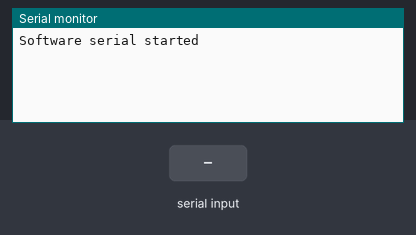
A sketch run on a simulated Arduino Uno, built with avr-gcc and run on an emulated ATmega328P. On the bench: the last lines printed to the serial monitor. Inputs (shaded band) come from the test bench.

Above: at 3.2 s.
3.3 s: "B\n" received over Serial
At 3.7 s:
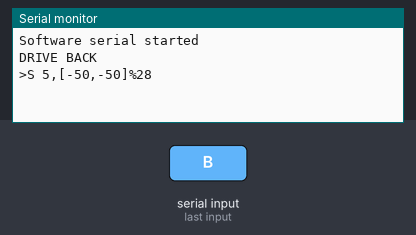
4.8 s: byte 113 ('q') received over Serial
At 5.61 s:
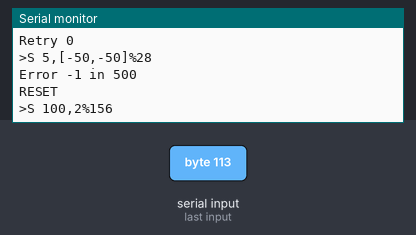
6.8 s: byte 100 ('d') received over Serial
At 7.62 s:
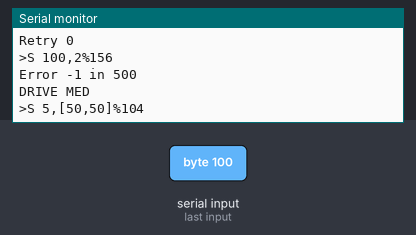
8.8 s: byte 108 ('l') received over Serial
At 9.63 s:
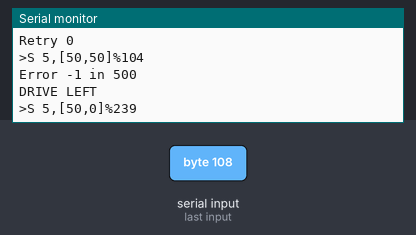
10.8 s: byte 114 ('r') received over Serial
At 11.63 s:
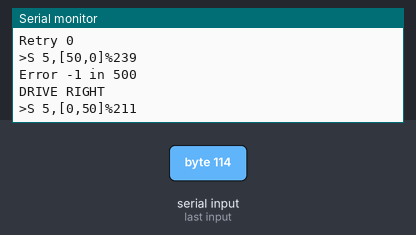
12.8 s: byte 104 ('h') received over Serial
At 13.64 s:
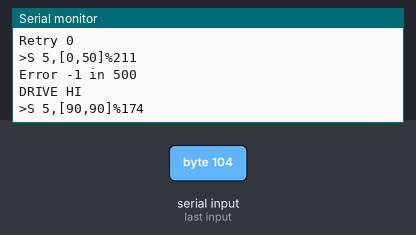
Timing chart, 0 to 15.8 s (numbered marks = the images above; inputs shaded):
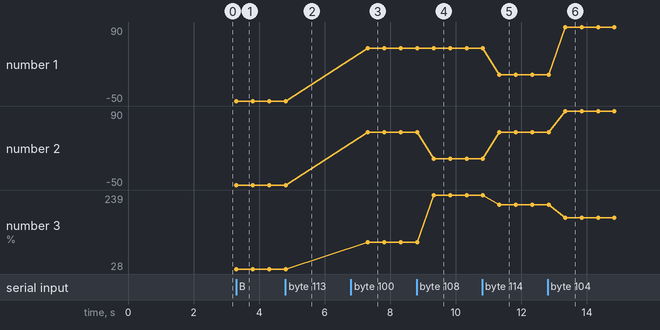

Measured:
- after the input at 3.3 s, the serial monitor: prints a new line at once (image 1)
- after the input at 4.8 s, the serial monitor: prints a new line after 0.51 s (image 2)
- after the input at 6.8 s, the serial monitor: prints a new line after 0.51 s (image 3)
- after the input at 8.8 s, the serial monitor: prints a new line after 0.52 s (image 4)
- after the input at 10.8 s, the serial monitor: prints a new line after 0.53 s (image 5)
- after the input at 12.8 s, the serial monitor: prints a new line after 0.53 s (image 6)
- plotted number 1: -50 → 50 after the input at 6.8 s, 0 → 90 after the input at 12.8 s
- plotted number 2: -50 → 50 after the input at 6.8 s, 50 → 90 after the input at 12.8 s

The sketch:

swsertest.ino
```cpp
#include "comm_mgr.h"


CommManager cmgr;
boolean checkalr=false;

void checkAlarm() {
  while(cmgr.Get(9)==0) { // alarm
    int n=cmgr.GetResultCnt();
    if(n) {
      const int16_t *va=cmgr.GetResultVal();
      Serial.print("ALR :");

      for(int i=0; i<n; i++) {
        Serial.print(va[i]);
        Serial.print(" ");
      }
      Serial.print(" in ");
      Serial.println(cmgr.GetLastTimeMs());
    } else break; // no more alarms
  }
}

void doCmd() {
  if(Serial.available()) {
      char c = Serial.read();
      int16_t vals[2];
      int16_t nvals=0;
      int16_t reg=0;
      boolean doSet=true;

      switch(c) {
        case 'q' :
        case 'Q' : // reset
          Serial.println("RESET");
          reg=100;
          nvals=1;
          vals[0]=2;
          break;
        case 'd' :
        case 'D' : // drive
          Serial.println("DRIVE MED");
          reg=5;
          nvals=2;
          vals[0]=vals[1]=50;
          break;
        case 'b' :
        case 'B' : // drive back
          Serial.println("DRIVE BACK");
          reg=5;
          nvals=2;
          vals[0]=vals[1]=-50;
          break;
        case 'l' :
        case 'L' : // drive
          Serial.println("DRIVE LEFT");
          reg=5;
          nvals=2;
          vals[0]=50;
          vals[1]=0;
          break;
        case 'r' :
        case 'R' : // drive
          Serial.println("DRIVE RIGHT");
          reg=5;
          nvals=2;
          vals[0]=0;
          vals[1]=50;
          break;
        case 'h' :
        case 'H' : // drive
          Serial.println("DRIVE HI");
          reg=5;
          nvals=2;
          vals[0]=vals[1]=90;
          break;
         case 's' :
        case 'S' : // drive
          Serial.println("DRIVE STOP");
          reg=5;
          nvals=2;
          vals[0]=vals[1]=0;
          break;
        case '1' :
        case '2' :
        case '3' :
        case '4' :
          Serial.println("GET");
          reg=c-'0';
          doSet=false;
          break;
        case 'a' :
          Serial.println("GET ENC");
          reg=10;
          doSet=false;
          break;
        case 'n' :
          Serial.println("GET NSENS");
          reg=101;
          doSet=false;
          break;
        case '@':
          checkalr=!checkalr;
          Serial.print("ALR ");
          Serial.println(checkalr);
        default:;
      }
      if(reg) {
        int resp;
        if(doSet) resp=cmgr.Set(reg, vals, nvals);
        else resp=cmgr.Get(reg);
        if(resp!=0) {
          Serial.print("Error ");
          Serial.print(resp);
        }
        else if(!doSet) {
            int n=cmgr.GetResultCnt();
            const int16_t *va=cmgr.GetResultVal();
            Serial.print(n);
            Serial.print(" : ");

            for(int i=0; i<n; i++) {
              Serial.print(va[i]);
              Serial.print(" ");
          }
        }
        Serial.print(" in ");
        Serial.println(cmgr.GetLastTimeMs());
      }
    }
}
uint32_t t;

void setup() {
  delay(2000);
  Serial.begin(115200);
  cmgr.Init();
  t=millis();
}


void loop() {
  //int resp;

  if(millis()-t > 10000) {
    if(checkalr)
      checkAlarm();
    t=millis();
  }

  doCmd();

}
```

comm_mgr.cpp
```cpp
#include <Arduino.h>
#include <SoftwareSerial.h>
#include "comm_mgr.h"

// enum RetCodes { CM_RC_OK=0, CM_RC_FAIL_CRC=-2, CM_RC_FAIL_BADSYN=-10, CM_RC_FAIL_BADCMD=-11, CM_RC_FAIL_BADREG=-12, CM_RC_FAIL_TOOMANYVALS=-13 };

void itoa(int n, char s[]);
void ltoa(int32_t n, char s[]);

inline void itoa_cat(int n, char s[]) { itoa(n, s+strlen(s)); }
inline void ltoa_cat(int n, char s[]) { ltoa(n, s+strlen(s)); }

SoftwareSerial swSer(12, 13, false, 256);

int CommManager::GetResultCnt() {
  return vcnt;
}

const int16_t *CommManager::GetResultVal() {
  return val;
}

uint32_t CommManager::GetLastTimeMs() {
  return tmo;
}

void CommManager::Init(uint32_t comm_speed, int16_t timeout) {
  bytes = 0;
  buf[bytes] = 0;
  this->timeout=timeout;
  swSer.begin(comm_speed);
  while (swSer.available() > 0)  swSer.read();
  Serial.println("\nSoftware serial started");
}

int CommManager::Get(uint16_t reg) {
  if(reg==0) return -7;
  strcpy(snd_buf, "G ");
  itoa_cat(reg, snd_buf);
  return CommandRetr(snd_buf);
}

int CommManager::Set(uint16_t reg, int16_t *va, uint16_t nval)
{
  if(reg==0 || NULL==va || nval==0) return -7;
  strcpy(snd_buf, "S ");
  itoa_cat(reg, snd_buf);
  strcat(snd_buf, ",");
  if(nval==1) itoa_cat(*va, snd_buf);
  else {
    strcat(snd_buf, "[");
    for(uint8_t i=0; i<nval; i++) {
      itoa_cat(va[i], snd_buf);
      if(i<nval-1) strcat(snd_buf, ",");
    }
    strcat(snd_buf, "]");
  }
  return CommandRetr(snd_buf);
}

int CommManager::CommandRetr(char *cmd, uint16_t nretr)
{
  int rc=0;
  while((rc=Command(cmd)) && nretr--) {
      yield();
      Serial.print("Retry "); Serial.println(nretr);
  }
  return rc;
}

int CommManager::Command(char *cmd)
{
  if(NULL!=cmd) strcpy(buf, cmd);
  strcat(buf, "%");
  itoa_cat(CRC(), buf);
  Serial.print(">");
  Serial.println(buf);
  while (swSer.available() > 0)  swSer.read();
  swSer.println(buf);
  long t=millis();
  boolean res=false;
  resp_val=-100;
  bytes=0;
  buf[bytes]=0;
  vcnt=0;
  while (!res && millis()<t+timeout && bytes<CM_BUF_SIZE) // WRAPAROUND!!!
  {
    while(!res && swSer.available())
    {
      buf[bytes] = swSer.read();
      if (buf[bytes] == 10 || buf[bytes] == 13)
      {
        if (bytes > 0) {
          buf[bytes]=0;
        }
        res=true;
     }
      else
        bytes++;
    }
    if(!res) yield();
  }

  tmo=millis()-t;

  if(bytes>=CM_BUF_SIZE) {
    //Serial.println("OVERFLOW");
    bytes=0; //overflow, probably caused hang up at start...
    buf[bytes]=0;
    return -2;
  }

  if(!res) {
    //Serial.println("TIMEOUT");
    return -1;
  }


  Serial.print("<");
  Serial.println(buf);

  uint8_t crc=CRC();

  if(buf[pos]=='%') {
    pos++;
    while(isspace(buf[pos])) pos++;
    uint8_t mcrc=(uint8_t)ReadInt();
    if(crc!=mcrc) {
      //Serial.println("CRC FAIL");
      return -3;
    }
  }
  pos=0;
  while(isspace(buf[pos])) pos++;
  if(buf[pos]!='R') {
    //Serial.println("SYNTAX FAIL");
    return -7;
  }
  pos++;

  while(isspace(buf[pos]) || buf[pos]==',' ) pos++;

  if(!buf[pos]) {
    //Serial.println("SYNTAX FAIL");
    return -7;
  }

  resp_val = ReadInt();

  if(resp_val) {
    //Serial.println("BAD CODE");
    return -6;
  }

  while(isspace(buf[pos]) || buf[pos]==',' ) pos++;

  if(buf[pos]=='[') {
    // array
    vcnt=0;
    pos++;
    while(1) {
        while(isspace(buf[pos])) pos++;
        if(!buf[pos]) {
          //Serial.println("SYNTAX FAIL");
          return -7;
        }
        if(buf[pos]==']') break;
        val[vcnt]=ReadInt(); // add to array
        vcnt++;
        if(vcnt>CM_NVAL) {
          // too many vals
          //Serial.println("SYNTAX FAIL");
          return -7;
        }
        while(isspace(buf[pos])) pos++;
        if(buf[pos]==',') pos++;
    }
  } else {
    vcnt=1;
    val[0]=ReadInt();
  }

  //Serial.print("OK (");
  //Serial.print(millis()-t);
  //Serial.println(" ms) ");

  return 0;
}


int16_t CommManager::ReadInt() {
  int16_t val=0;
  boolean sign=false;
  while(isspace(buf[pos])) pos++;
  if(buf[pos]=='+') pos++;
  else if(buf[pos]=='-') {
    sign=true;
    pos++;
  }
  while (isdigit(buf[pos]))
  {
    val *= 10;
    val += buf[pos] - '0';
    pos++;
  }
  if(sign) val=-val;
  return val;
}

uint8_t CommManager::CRC()
{
  uint8_t crc=0, i;
  pos=0;
  while(buf[pos] && buf[pos]!='%')
    {
      crc = crc ^ buf[pos];
      for (i=0; i<8; i++) {
        if (crc & 1) {
            crc = (crc >> 1) ^0x8c;
        }
        else {
            crc = (crc >> 1);
        }
      }
      pos++;
    }
  return crc;
}


/* reverse:  reverse string s in place */
 void reverse(char s[])
 {
     int i, j;
     char c;

     for (i = 0, j = strlen(s)-1; i<j; i++, j--) {
         c = s[i];
         s[i] = s[j];
         s[j] = c;
     }
}

/* itoa:  convert n to characters in s */
void itoa(int n, char s[])
 {
     int i, sign;

     if ((sign = n) < 0)  /* record sign */
         n = -n;          /* make n positive */
     i = 0;
     do {       /* generate digits in reverse order */
         s[i++] = n % 10 + '0';   /* get next digit */
     } while ((n /= 10) > 0);     /* delete it */
     if (sign < 0)
         s[i++] = '-';
     s[i] = '\0';
     reverse(s);
}


/* itoa:  convert n to characters in s */

void ltoa(int32_t n, char s[])
 {
     int32_t i, sign;

     if ((sign = n) < 0)  /* record sign */
         n = -n;          /* make n positive */
     i = 0;
     do {       /* generate digits in reverse order */
         s[i++] = n % 10 + '0';   /* get next digit */
     } while ((n /= 10) > 0);     /* delete it */
     if (sign < 0)
         s[i++] = '-';
     s[i] = '\0';
     reverse(s);
}
```

comm_mgr.h
```cpp
#define CM_BUF_SIZE 128
#define CM_NVAL     16

class CommManager {
  public:
    void Init(uint32_t comm_speed=115200, int16_t timeout=500);
    int Command(char *cmd);
    int CommandRetr(char *cmd, uint16_t nretr=3);
    int Get(uint16_t reg);
    int Set(uint16_t reg, int16_t *va, uint16_t nval);
    int GetResultCnt();
    const int16_t *GetResultVal();
    uint32_t GetLastTimeMs();
  protected:
    uint8_t CRC();
    int16_t ReadInt() ;

    char buf[CM_BUF_SIZE];
    char snd_buf[CM_BUF_SIZE];
    uint8_t bytes;
    uint8_t pos;
    uint16_t timeout;

    int16_t resp_val;
    uint8_t verb;
    uint8_t reg;
    uint8_t vcnt;
    int16_t val[CM_NVAL];
    uint32_t tmo;

};
```
